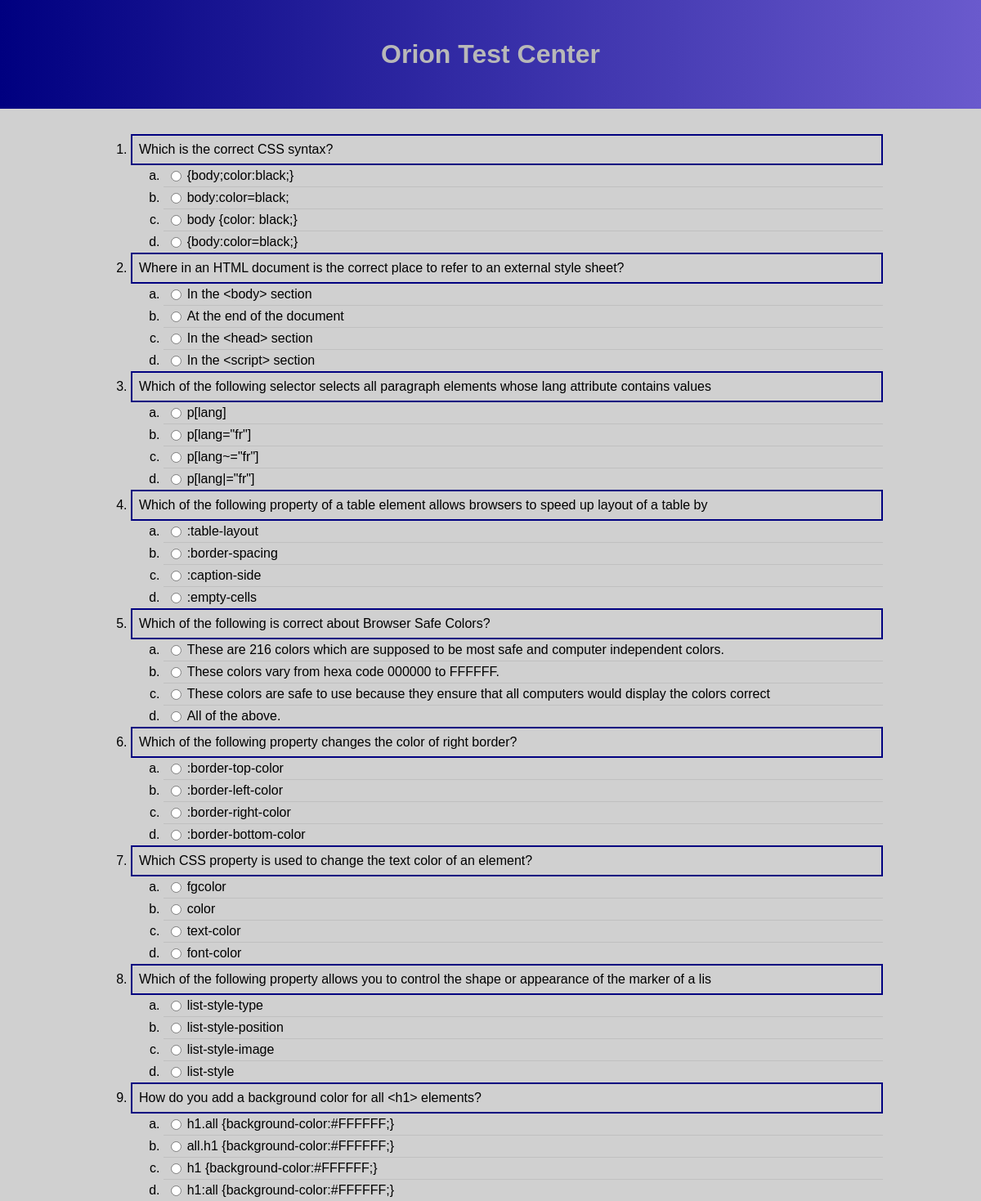
The page /doAssessment.php (upper part) on the database as committed earlier.
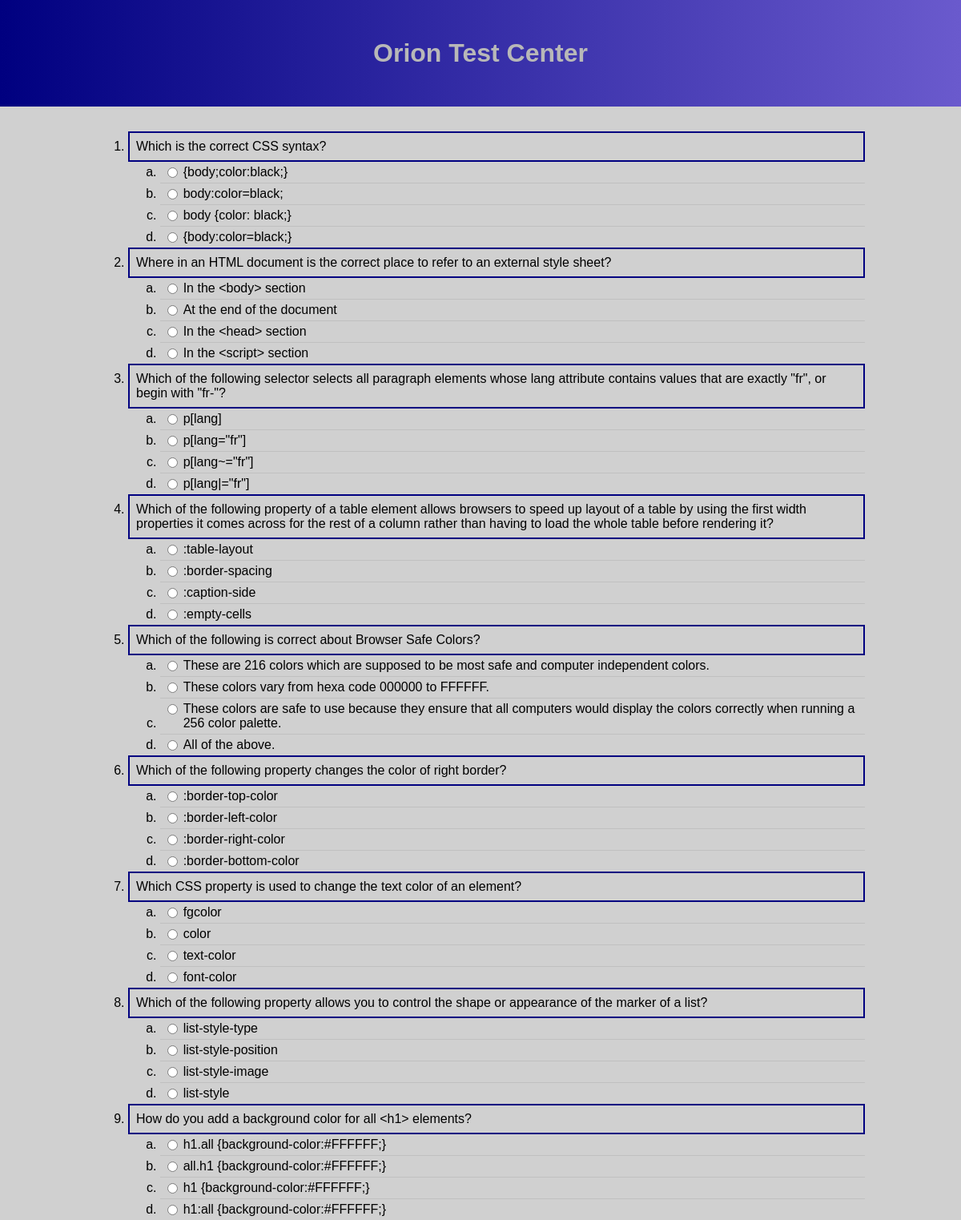
The same page on the database as committed later.
### tables this page shows
CREATE TABLE `question` (
  `question_id` int(11) NOT NULL AUTO_INCREMENT,
  `subject_id` int(11) NOT NULL,
  `description` varchar(500) DEFAULT NULL,
  `optionA` varchar(200) DEFAULT NULL,
  `optionB` varchar(200) DEFAULT NULL,
  `optionC` varchar(200) DEFAULT NULL,
  `optionD` varchar(200) DEFAULT NULL,
  `answer` enum('a','b','c','d') DEFAULT NULL,
  `active` boolean NOT NULL DEFAULT 1,
  PRIMARY KEY (`question_id`),
  FOREIGN KEY (`subject_id`) REFERENCES `subject` (`subject_id`) 
);

### model/question_db.php (called while the page is built, shortened)
<?php
function get_questions_by_subject($subject_id) {
    global $db;
    $query = 'SELECT * FROM question
              WHERE subject_id = :subject_id
              AND active = 1
              ORDER BY question_id';
    try {
        $statement = $db->prepare($query);
        $statement->bindValue(':subject_id', $subject_id);
        $statement->execute();
        $result = $statement->fetchAll();
        return $result;
    } catch (PDOException $e) {
        $error_message = $e->getMessage();
        display_db_error($error_message);
    }
}
?>

### doAssessment.php (the view, shortened to what this page needs)
<?php
require_once('model/database.php');
require_once('model/question_db.php');
$subjectId = filter_input(INPUT_POST, "subjectId");
if (!isset($subjectId)) { $subjectId = "1"; }
$questions = get_questions_by_subject($subjectId);
$selectedQuestions = array();
do {
    $i = mt_rand(0, count($questions) - 1);
    if (!in_array($questions[$i], $selectedQuestions)) {
        $selectedQuestions[] = $questions[$i];
    }
} while (count($selectedQuestions) < 10);
include 'view/header.php'; ?>
<section>
    <form class="form-questions" action="assessmentResult.php" method="post">
        <ol><?php foreach ($selectedQuestions as $item) { ?>
            <li class="list-group-question"><span><?php echo htmlspecialchars($item["description"]); ?></span></li>
            <ol  class="list-group-answer" type="a">
                <li>
                    <input type="radio" name="<?php echo $item["question_id"]; ?>" value="a" id="<?php echo $item["question_id"]; ?>a" required>
                    <span><label class="cursor" for="<?php echo $item["question_id"]; ?>a"><?php echo htmlspecialchars($item["optionA"]); ?></label></span>
                </li>
                <li>
                    <input type="radio" name="<?php echo $item["question_id"]; ?>" value="b" id="<?php echo $item["question_id"]; ?>b">
                    <span><label class="cursor" for="<?php echo $item["question_id"]; ?>b"><?php echo htmlspecialchars($item["optionB"]); ?></label></span>
                </li>
                <li>
                    <input type="radio" name="<?php echo $item["question_id"]; ?>" value="c" id="<?php echo $item["question_id"]; ?>c">
                    <span><label class="cursor" for="<?php echo $item["question_id"]; ?>c"><?php echo htmlspecialchars($item["optionC"]); ?></label></span>
                </li>
                <li>
                    <input type="radio" name="<?php echo $item["question_id"]; ?>" value="d" id="<?php echo $item["question_id"]; ?>d">
                    <span><label class="cursor" for="<?php echo $item["question_id"]; ?>d"><?php echo htmlspecialchars($item["optionD"]); ?></label></span>
                </li>
            </ol>
        <?php } ?></ol>
    </form>
</section>
<?php include 'view/footer.php'; ?>

### view/header.php (shortened to what this page needs)
<!DOCTYPE html>
<html>
<head>
    <link rel="stylesheet" type="text/css" href="css/style.css" />
    <link rel="stylesheet" type="text/css" href="css/lists.css" />
    <link rel="stylesheet" type="text/css" href="css/forms.css" />
    <link rel="stylesheet" type="text/css" href="css/tables.css" />
    <link rel="stylesheet" type="text/css" href="css/modal.css" />
</head>
<body class="text-center">
<header>
    <h1>Orion Test Center</h1>
</header>
<main>

### view/footer.php (shortened to what this page needs)
</main>
</body>
</html>

### css/style.css (style rules this page uses)
html { height: 100%; margin: 0; padding: 0; background: #D0D0D0; }
body { font-family: Verdana,Geneva,sans-serif; margin: 0; background: #D0D0D0; padding: 0; display: flex; flex-direction: column; height: 100%; }
main { flex: 1 0 auto; position: relative; }
header { text-align: center; background-image: linear-gradient(90deg, #000080, #6A5ACD); padding: 3em 0; display: flex; align-items: center; justify-content: center; flex-shrink: 0; }
header h1 { color: #B8B8B8; margin: 0; }
.form-questions { text-align: left; width: 80%; padding: 15px; margin: 0 auto; }
.cursor { cursor: pointer; }

### css/lists.css (style rules this page uses)
.list-group-question { padding: 0.5em; border: 2px solid navy; }
.list-group-question span { margin: 0; padding: 0; display: block; overflow: hidden; }
.list-group-answer li { padding: 0.25em; border-top: 1px solid silver; }
.list-group-answer li:first-child { border-top: 0px none silver; }
.list-group-answer input { margin-right: 0.5em; float: left; }
.list-group-answer label { margin: -0.25em; padding: 0.25em; width: 100%; display: inline-block; }
.list-group-answer span { margin: 0; padding: 0; display: block; overflow: hidden; }

Rows that differ between the two databases and show on the page:
changed question "p[lang]": description "Which of the following selector selects all paragraph elements whose lang attribute contains values" → "Which of the following selector selects all paragraph elements whose lang attribute contains values that are exactly \"fr\", or begin with \"fr-\"?"
changed question ":table-layout": description "Which of the following property of a table element allows browsers to speed up layout of a table by" → "…of a table by using the first width properties it comes across for the rest of a column rather than having to load the whole table before rendering it?"
changed question "Which of the following is correct about Browser Safe Colors?": optionC "These colors are safe to use because they ensure that all computers would display the colors correct" → "These colors are safe to use because they ensure that all computers would display the colors correctly when running a 256 color palette."
changed question "list-style-type": description "Which of the following property allows you to control the shape or appearance of the marker of a lis" → "Which of the following property allows you to control the shape or appearance of the marker of a list?"
